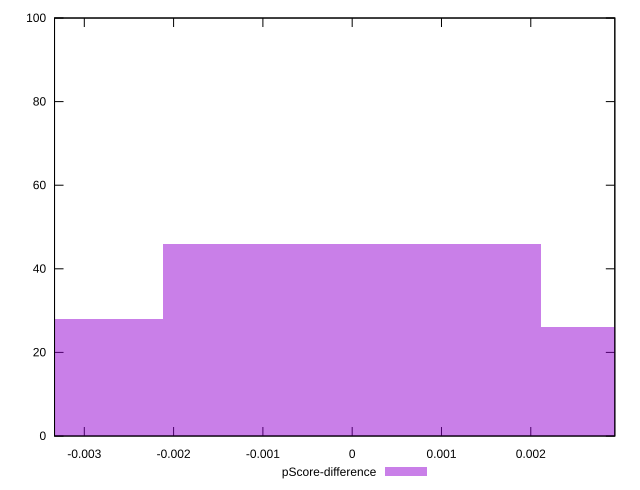

Generate this figure with gnuplot:
reset

$pScoreDifference <<EOF
0.004231739188382796 26
0 46
-0.004231739188382796 28
EOF

set key outside below
set boxwidth 0.004231739188382796
set xrange [-0.0033333333333332993:0.002941176470588225]
set yrange [0:100]
set trange [0:100]
set style fill transparent solid 0.5 noborder
set terminal svg size 640, 490 enhanced background rgb 'white'
set output "reports/report_00032_2021-02-25T10-28-15.087Z/uses-http2/samples/agenda/pScore-difference/histogram.svg"

plot $pScoreDifference title "pScore-difference" with boxes

reset
